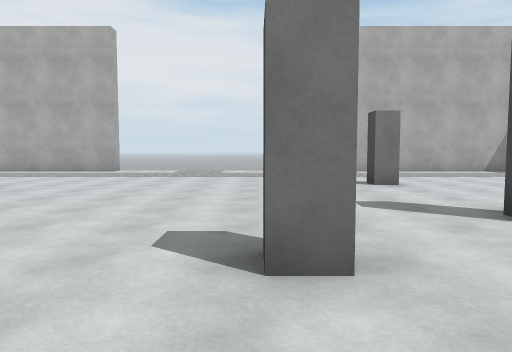
[1] (above)

24 first-person views from a walk through a Unity game level. The camera is 1.4 m above the floor, tilts 4° down and sees 70° across. The floor is counted in squares, 2 m on a side. Each view is taken from the middle of a square. On the plan, view 1 faces up. The plan holds only what a view shows up to about 11 squares ahead; the rest is blank. The place goes on beyond the plan. The player is left out. Surface patterns are stand-ins for the level's own textures.

[2]
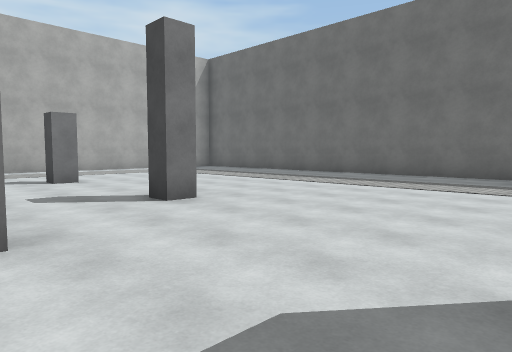

[3]
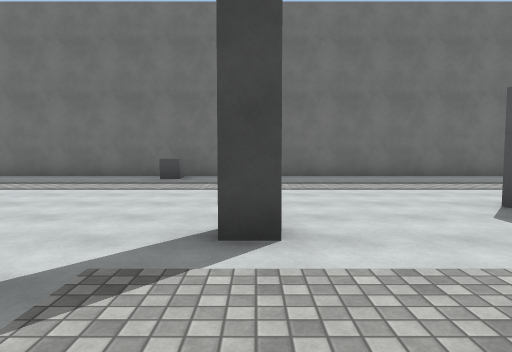

[4]
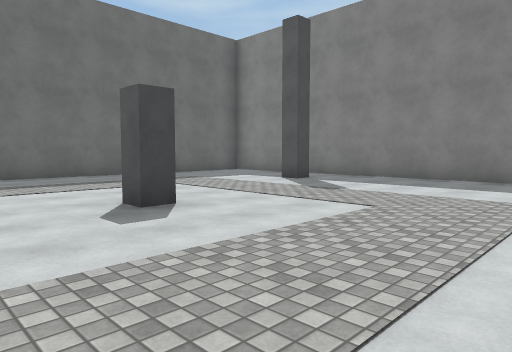

[5]
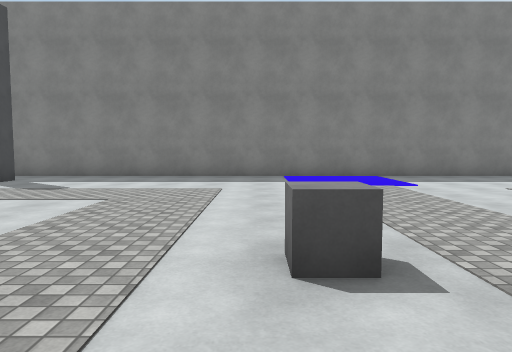

[6]
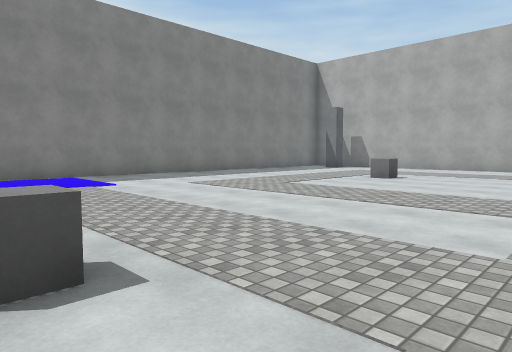

[7]
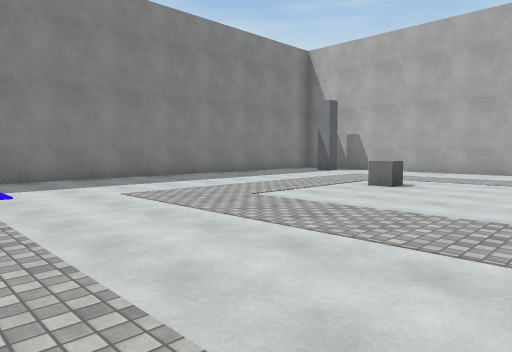

[8]
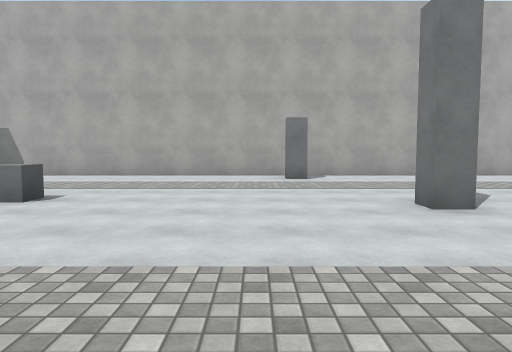

[9]
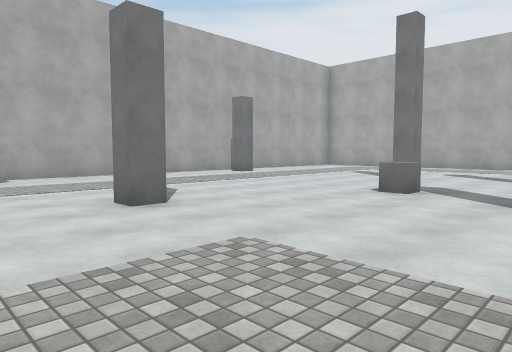

[10]
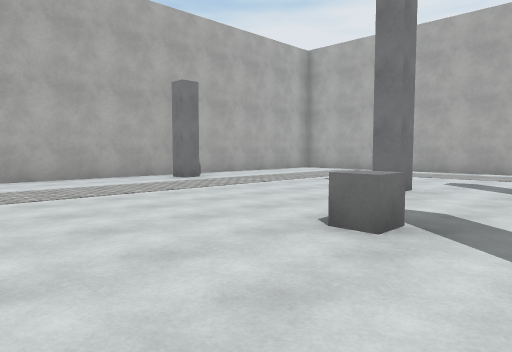

[11]
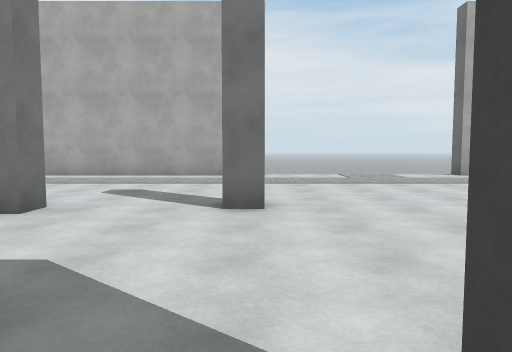

[12]
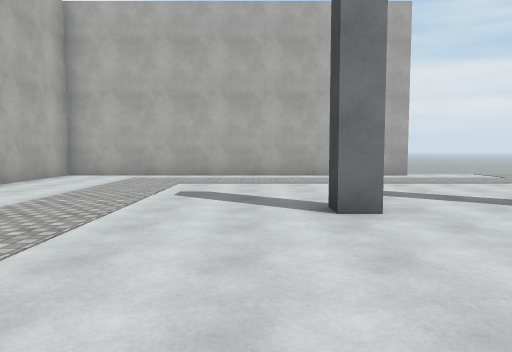

[13]
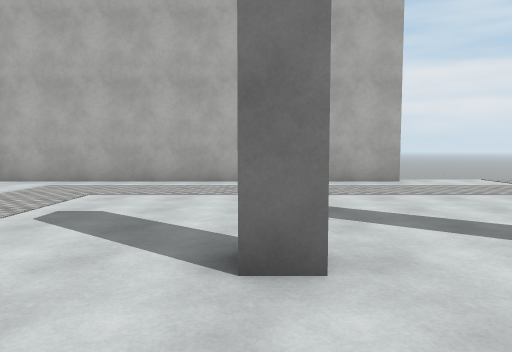

[14]
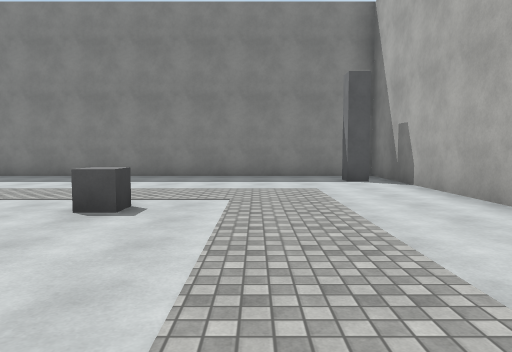

[15]
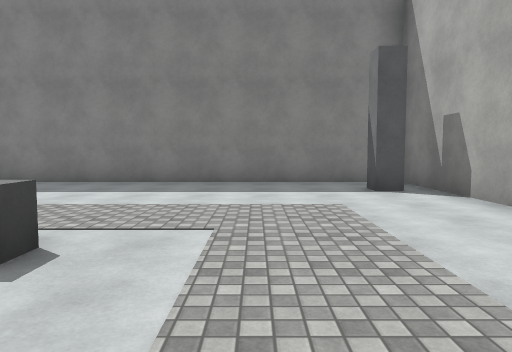

[16]
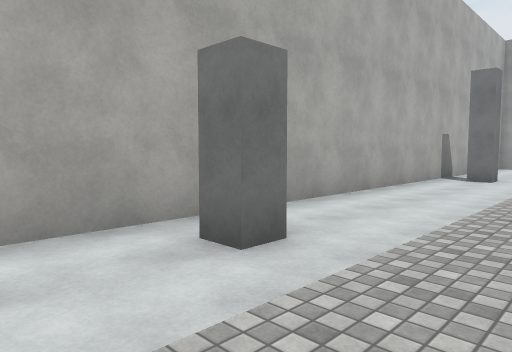

[17]
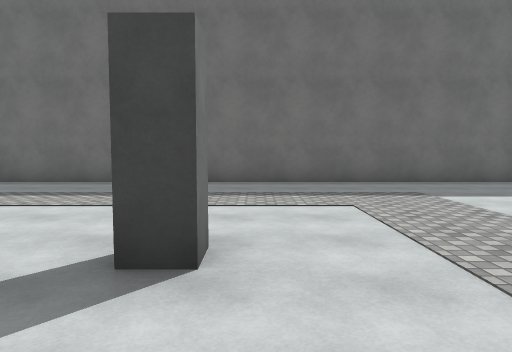

[18]
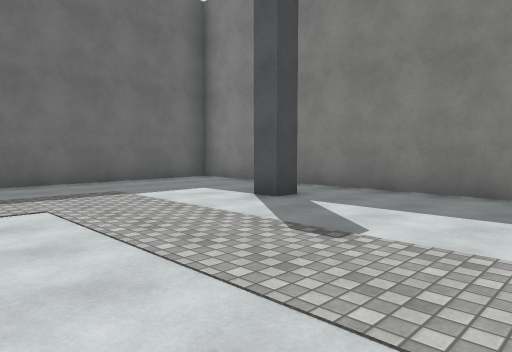

[19]
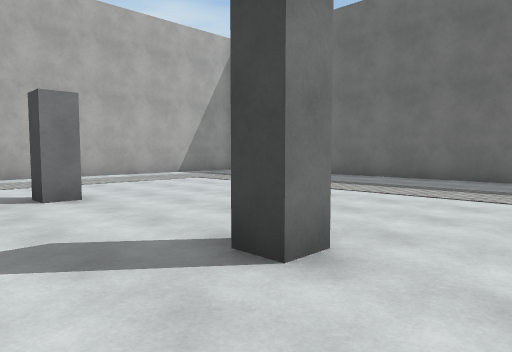

[20]
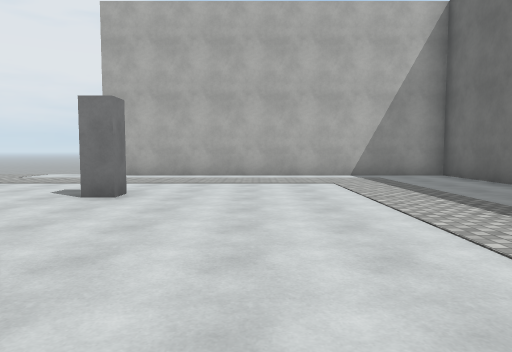

[21]
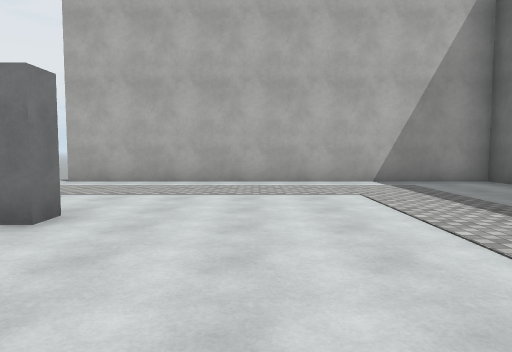

[22]
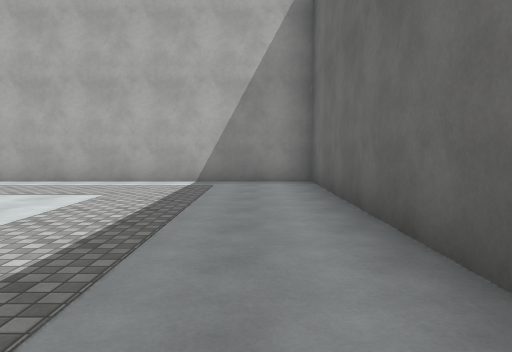

[23]
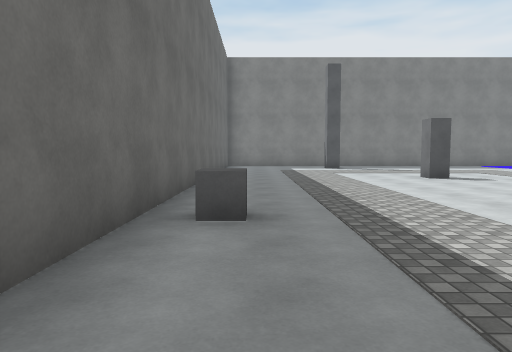

[24]
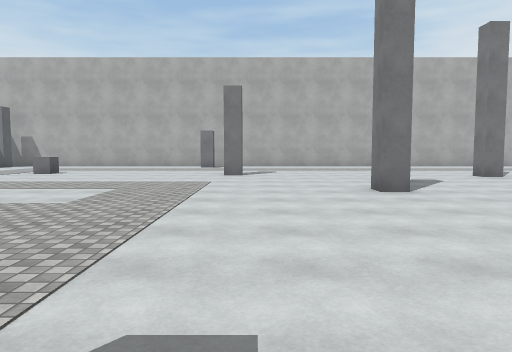

### Floor plan
Points are (right, up) in squares from view 1. A wall is a line through its corners. A room is listed if a view was taken in it or the views show most of it. See-through windows are left out.
Room 1 (views 1, 2, 3, 4, 5, 6, 7, 8, 9, 10, 11, 12, 13, 14, 15, 16, 17, 18, 19, 20, 21, 22, 23, 24)
walls: (-4.1, 2.6) (-4.1, 2.1) (-4.8, 2.1); (2.7, -2.2) (2.7, -1.6); (3.2, 3.4) (2.7, 3.4) (2.7, 4); (-8.3, -0.4) (-8.3, -0.9) (-8.9, -0.9); (-4.9, 6.3) (-5.5, 6.3); (-7.6, 6.6) (-7.6, 6) (-8.1, 6) (-8.1, 6.5); (-4.6, 12.2) (-14.2, 12.2) (-14.2, -12.3) (10.3, -12.3) (10.3, 12.2) (0.8, 12.2) (0.8, 12.8); (-13, 5.9) (-13, 5.4) (-13.5, 5.4); (5.7, -10.8) (5.7, -10.2) (6.2, -10.2)
ways out: gap at (-5, 13); gap at (1, 13)
objects: grey pillar (-13, -2); grey cube (-9, -6); grey cube (-7, 3); grey cube (-1, -4); grey pillar (0, 2); grey pillar (3, 8); grey pillar (4, -5); grey cube (9, 0)

Positions as (right, up) in squares from view 1, and headings:
1: (0, 0), facing up
2: (0, -1), facing up-right
3: (0, -2), facing right
4: (0, -3), facing down-right
5: (0, -2), facing down
6: (0, -2), facing down-left
7: (-2, -3), facing down-left
8: (-4, -3), facing left
9: (-4, -3), facing up-left
10: (-5, 0), facing up-left
11: (-5, 2), facing up
12: (-9, 2), facing up
13: (-8, 4), facing up
14: (-11, -2), facing down
15: (-11, -4), facing down
16: (-11, -4), facing up-left
17: (2, -6), facing right
18: (2, -6), facing down-right
19: (1, 2), facing up-right
20: (5, 2), facing up
21: (5, 4), facing up
22: (9, 4), facing up
23: (9, 4), facing down
24: (2, 0), facing left
